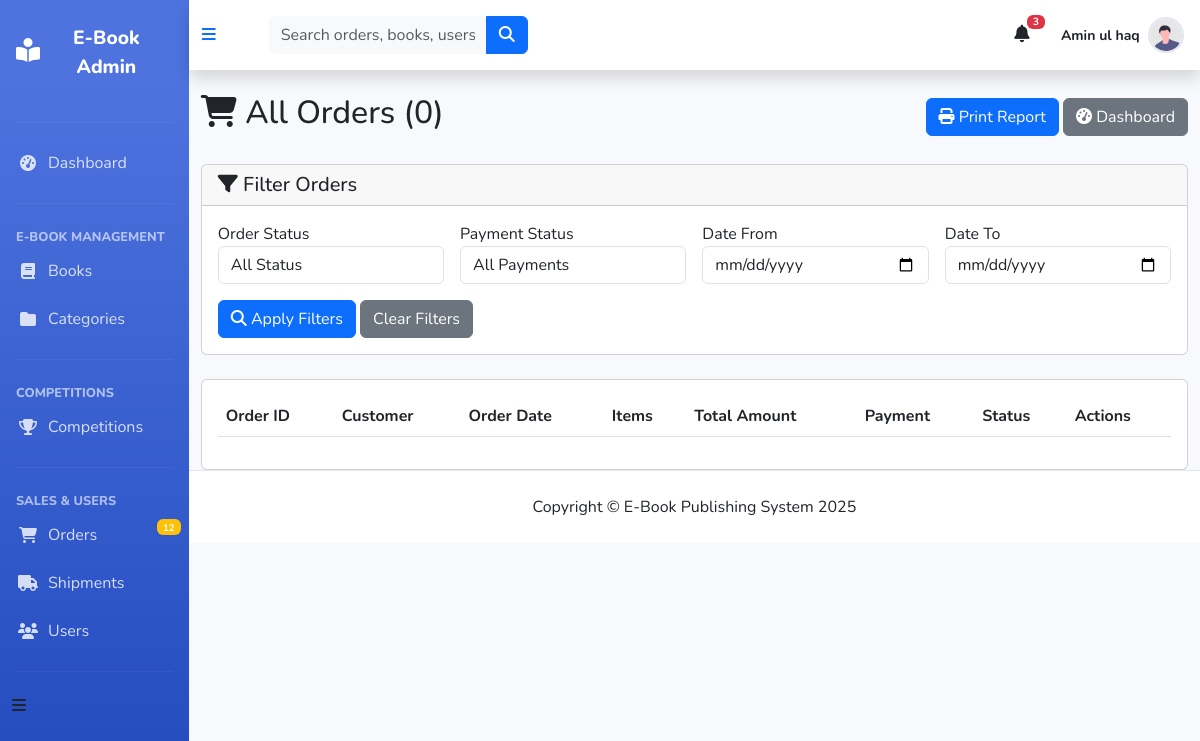
Page /admin_panel/orders_list.php (signed in) on the earlier database version.
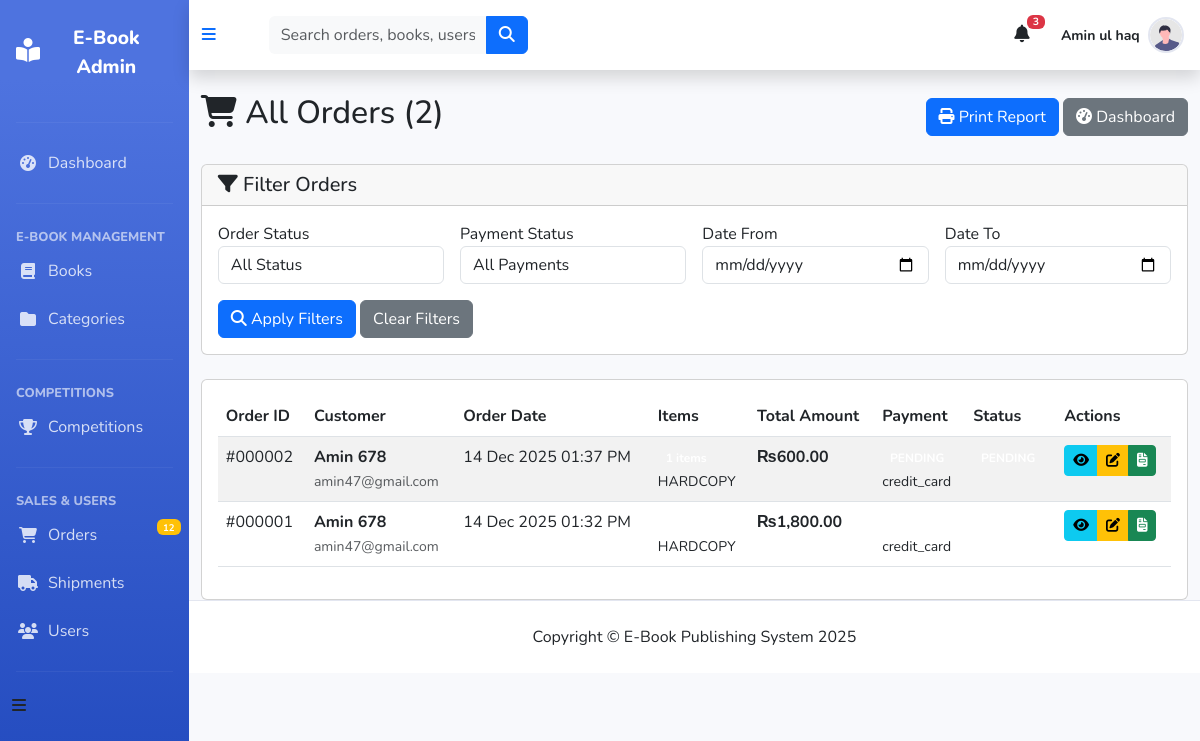
Same page on the later database version.
### tables this page shows
CREATE TABLE `orders` (
  `id` int(11) NOT NULL,
  `user_id` int(11) DEFAULT NULL,
  `book_id` int(11) DEFAULT NULL,
  `order_type` enum('PDF','HARDCOPY','CD') DEFAULT 'HARDCOPY',
  `subscription_months` int(11) DEFAULT 0,
  `quantity` int(11) DEFAULT 1,
  `price` decimal(10,2) DEFAULT NULL,
  `shipping_charges` decimal(10,2) DEFAULT 0.00,
  `total_amount` decimal(10,2) DEFAULT NULL,
  `payment_method` varchar(50) DEFAULT NULL,
  `payment_status` enum('PENDING','PAID','FAILED','REFUNDED') DEFAULT 'PENDING',
  `status` enum('PENDING','CONFIRMED','PROCESSING','SHIPPED','DELIVERED','CANCELLED','REFUNDED') DEFAULT 'PENDING',
  `delivery_date` date NOT NULL,
  `tracking_number` varchar(100) DEFAULT NULL,
  `shipping_address` text DEFAULT NULL,
  `placed_at` timestamp NOT NULL DEFAULT current_timestamp()
);

CREATE TABLE `users` (
  `id` int(11) NOT NULL,
  `name` varchar(150) NOT NULL,
  `email` varchar(150) NOT NULL,
  `phone` varchar(20) DEFAULT NULL,
  `password` varchar(255) NOT NULL,
  `role` enum('user','admin','dealer') DEFAULT 'user',
  `status` enum('active','inactive','suspended') DEFAULT 'active',
  `address` text DEFAULT NULL,
  `city` varchar(100) DEFAULT NULL,
  `country` varchar(100) DEFAULT NULL,
  `postal_code` varchar(20) DEFAULT NULL,
  `profile_image` varchar(255) DEFAULT NULL,
  `created_at` timestamp NOT NULL DEFAULT current_timestamp(),
  `updated_at` timestamp NOT NULL DEFAULT current_timestamp() ON UPDATE current_timestamp()
);

### admin_panel/orders_list.php (the view, shortened to what the rows shown need)
<?php
include 'includes/nav.php';
$where = "1=1";
$query = "SELECT o.*, u.name as customer_name, u.email as customer_email
          FROM orders o
          LEFT JOIN users u ON o.user_id = u.id
          WHERE $where
          ORDER BY o.placed_at DESC";
$orders = mysqli_query($con, $query);
$total_orders = mysqli_num_rows($orders);
?>
    <div class="container-fluid mt-4">
        <div class="d-flex justify-content-between align-items-center mb-4">
            <h2><i class="fas fa-shopping-cart"></i> All Orders (<?php echo $total_orders; ?>)</h2>
        </div>
        <div class="card">
            <div class="card-body">
                <div class="table-responsive">
                    <table id="ordersTable" class="table table-striped">
                        <thead>
                            <tr>
                                <th>Order ID</th>
                                <th>Customer</th>
                                <th>Order Date</th>
                                <th>Items</th>
                                <th>Total Amount</th>
                                <th>Payment</th>
                                <th>Status</th>
                                <th>Actions</th>
                            </tr>
                        </thead>
                        <tbody>
                            <?php while($order = mysqli_fetch_assoc($orders)):
                                $items_count = mysqli_fetch_assoc(mysqli_query($conn,
                                    "SELECT COUNT(*) as count FROM order_items WHERE order_id = {$order['id']}"))['count'];
                            ?>
                            <tr>
                                <td>#<?php echo str_pad($order['id'], 6, '0', STR_PAD_LEFT); ?></td>
                                <td>
                                    <strong><?php echo $order['customer_name'] ?? 'Guest'; ?></strong><br>
                                    <small class="text-muted"><?php echo $order['customer_email'] ?? ''; ?></small>
                                </td>
                                <td><?php echo date('d M Y h:i A', strtotime($order['placed_at'])); ?></td>
                                <td>
                                    <span class="badge badge-primary"><?php echo $items_count; ?> items</span><br>
                                    <small><?php echo $order['order_type']; ?></small>
                                </td>
                                <td>
                                    <strong>₨<?php echo number_format($order['total_amount'], 2); ?></strong><br>
                                </td>
                                <td>
                                    <?php
                                    $payment_badge = [
                                        'PAID' => 'success',
                                        'PENDING' => 'warning',
                                        'FAILED' => 'danger',
                                        'REFUNDED' => 'info'
                                    ];
                                    ?>
                                    <span class="badge badge-<?php echo $payment_badge[$order['payment_status']] ?? 'secondary'; ?>">
                                    </span><br>
                                    <small><?php echo $order['payment_method'] ?? 'N/A'; ?></small>
                                </td>
                                <td>
                                    <?php
                                    $status_badge = [
                                        'PENDING' => 'warning',
                                        'CONFIRMED' => 'info',
                                        'PROCESSING' => 'primary',
                                        'SHIPPED' => 'secondary',
                                        'DELIVERED' => 'success',
                                        'CANCELLED' => 'danger',
                                        'REFUNDED' => 'dark'
                                    ];
                                    ?>
                                    <span class="badge badge-<?php echo $status_badge[$order['status']] ?? 'secondary'; ?>">
                                    </span>
                                </td>
                                <td>
                                    <div class="btn-group">
                                        <a href="order_details.php?id=<?php echo $order['id']; ?>"
                                           class="btn btn-sm btn-info" title="View Details">
                                            <i class="fas fa-eye"></i>
                                        </a>
                                        <a href="update_order_status.php?id=<?php echo $order['id']; ?>"
                                           class="btn btn-sm btn-warning" title="Update Status">
                                            <i class="fas fa-edit"></i>
                                        </a>
                                        <a href="generate_invoice.php?id=<?php echo $order['id']; ?>"
                                           target="_blank" class="btn btn-sm btn-success" title="Invoice">
                                            <i class="fas fa-file-invoice"></i>
                                        </a>
                                    </div>
                                </td>
                            </tr>
                            <?php endwhile; ?>
                        </tbody>
                    </table>
                </div>
            </div>
        </div>
    </div>
    <?php include 'includes/footer.php'; ?>

Differences in the rows shown:
added orders: id "000002", user.name "Amin 678", user.email "amin47@gmail.com", placed_at "14 Dec 2025 01:37 PM", order_type "HARDCOPY", total_amount "600.00", payment_method "credit_card"
added orders: id "000001", user.name "Amin 678", user.email "amin47@gmail.com", placed_at "14 Dec 2025 01:32 PM", order_type "HARDCOPY", total_amount "1,800.00", payment_method "credit_card"
Other differences:
$total_orders: "0" → "2"
